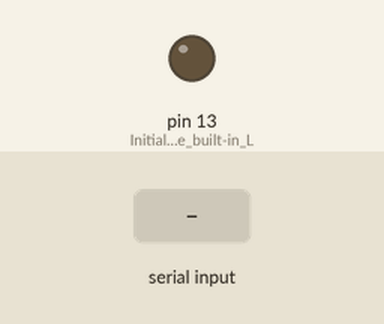
Simulated run of this sketch. Board: Arduino Uno, built with avr-gcc and run on an emulated ATmega328P. Shown: output pins drawn as LEDs (lit = HIGH). The test bench sets the inputs (shaded band).

Above: at 1.2 s.
1.3 s: "0" received over Serial
At 4.2 s:
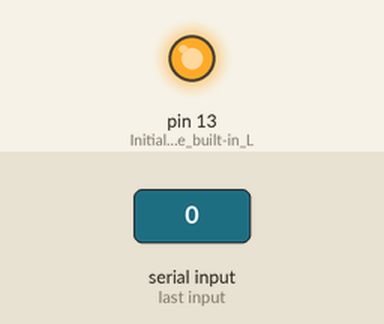
Timing chart, 0 to 7.8 s (numbered marks = the images above; inputs shaded):
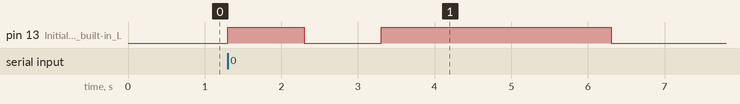

Measured:
- after the input at 1.3 s, pin 13 (Initialize_the_built-in_L): LOW → HIGH at once, → LOW 1.0 s later, → HIGH 1.0 s later, → LOW 3.0 s later

The sketch:

Blink_Updated.ino
```cpp
void setup() {
  pinMode(LED_BUILTIN, OUTPUT); // Initialize the built-in LED pin as an output
  Serial.begin(9600); // Initialize serial communication
}

void loop() {
  String inputString = ""; // Variable to store input string
  while (Serial.available()) {
    char c = Serial.read(); // Read serial input character by character
    inputString += c; // Append each character to the input string
  }

  if (inputString != "") {
    translateToMorse(inputString); // Translate input string to Morse code
  }
}

void translateToMorse(String input) {
  // Morse code mappings for letters and numbers
  String morseCode[] = {".-", "-...", "-.-.", "-..", ".", "..-.", "--.", "....", "..", ".---", "-.-", ".-..", "--", "-.", "---", ".--.", "--.-", ".-.", "...", "-", "..-", "...-", ".--", "-..-", "-.--", "--..", "-----", ".----", "..---", "...--", "....-", ".....", "-....", "--...", "---..", "----."};
  for (int i = 0; i < input.length(); i++) {
    char c = tolower(input[i]); // Convert character to lowercase
    if (c == ' ') {
      // Pause between words
      delay(4000); // Pause for 7 units | In addition with the closing delays this adds up to 7 units
    } else if (isAlphaNumeric(c)) {
      int index = c - (isDigit(c) ? '0' : 'a');
      String morse = morseCode[index]; // Get Morse code for the character
      for (int j = 0; j < morse.length(); j++) {
        if (morse[j] == '.') {
          // Short flash for dot
          flashLED(1000); // Delay for 1 unit
        } else if (morse[j] == '-') {
          // Long flash for dash
          flashLED(3000); // Delay for 3 units
        }
        // Pause between dots and dashes
        delay(1000); // Pause for 1 unit
      }
    }
    // Pause between characters
    delay(2000); // Pause for 3 units | as the one unit is already listed above only 2 additional units are needed
  }
}

void flashLED(int duration) {
  digitalWrite(LED_BUILTIN, HIGH); // Turn on the LED
  delay(duration); // Wait for the duration
  digitalWrite(LED_BUILTIN, LOW); // Turn off the LED
}
```
